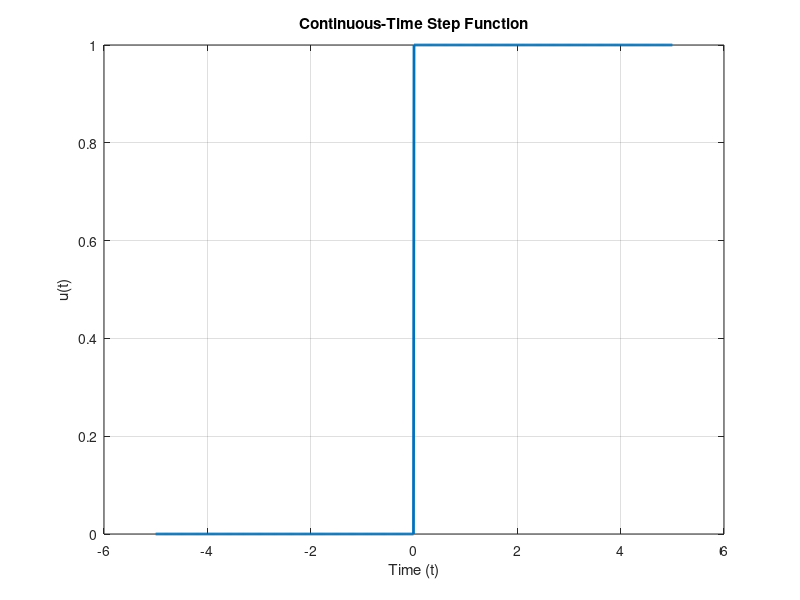

Source code (MATLAB):
% Define the time vector
t = -5:0.01:5;

% Define the continuous-time step function
u = t >= 0;

% Plot the continuous-time step function
figure;
plot(t, u, 'LineWidth', 2);
title('Continuous-Time Step Function');
xlabel('Time (t)');
ylabel('u(t)');
grid on;
